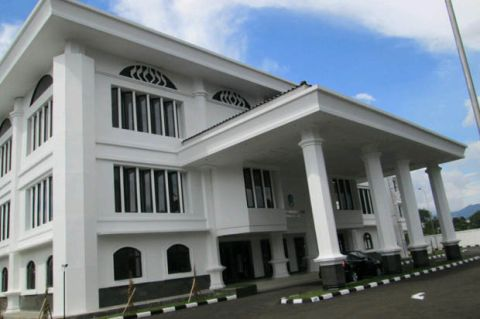
#> input picture Praktikum 10/katanyagedungdprd.jpg, 480 x 319 px
$ jupyter execute 'Corner Detector_P4.ipynb'
#> lines starting #> are read from the running program, lines starting #| are printed output that depends on the picture
[cell 1]
# Menggunakan Shi-Tomasi GFTT untuk deteksi ujung (corner detection)
import numpy as np
import cv2
from matplotlib import pyplot as plt
# gunakan gambar
img = cv2.imread('katanyagedungdprd.jpg')
#> img is the input picture: shape (319, 480, 3); mean B, G, R 135.3, 128.7, 119.3
gray = cv2.cvtColor(img,cv2.COLOR_BGR2GRAY)
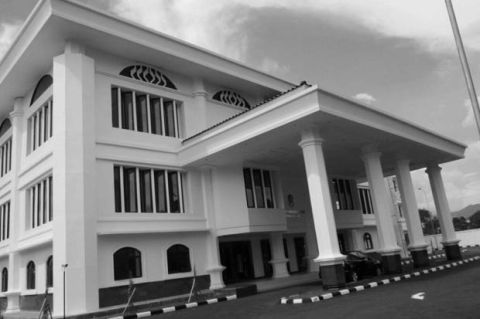
#> gray: shape (319, 480); min 0, max 241, mean 126.6
# deteksi pojok dengan GFTT
corners = cv2.goodFeaturesToTrack(gray,1000,0.01,10)
#> corners = 268 rows, first 8: [425, 168], [38, 225], [49, 220], [439, 165], [355, 287], [51, 255], [3, 239], [120, 211]
corners = np.int0(corners)
# menampilkan jumlah titik terdeteksi dengan fungsi numpy (np.ndarray.shape)
print("jumlah titik terdeteksi = ", corners.shape[0])
#| jumlah titik terdeteksi =  268
# untuk ditampilkan di Matplotlib, urutan band dibalik
rgb = cv2.cvtColor(img,cv2.COLOR_BGR2RGB)
# perbesar ukuran hasil plotting
plt.rcParams["figure.figsize"] = (10,10)
# untuk tiap pojok yang terdeteksi, munculkan pada gambar
for i in corners:
    x,y = i.ravel()
    cv2.circle(rgb,(x,y),3,255,-1)
#> this loop made 268 passes
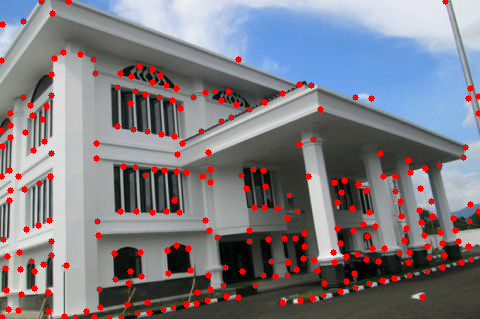
#> rgb: shape (319, 480, 3); mean R, G, B 127.1, 123.5, 130.2
plt.imshow(rgb),plt.show()

$ run again, with Praktikum 10/eful.jpg copied over Praktikum 10/katanyagedungdprd.jpg
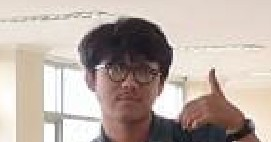
#> input picture Praktikum 10/eful.jpg, 271 x 142 px
#> img is the input picture: shape (142, 271, 3); mean B, G, R 165.6, 173.4, 186.9
#> `gray = cv2.cvtColor(img,cv2.COLOR_BGR2GRAY)`:
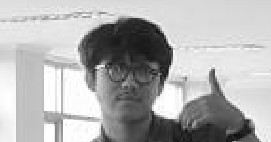
#> gray: shape (142, 271); min 10, max 255, mean 176.5
#> corners = 93 rows, first 8: [103, 66], [213, 69], [245, 118], [159, 73], [153, 111], [186, 77], [158, 95], [59, 112]
#| jumlah titik terdeteksi =  93
#> the loop `for i in corners:` made 93 passes
#> after the loop `for i in corners:`:
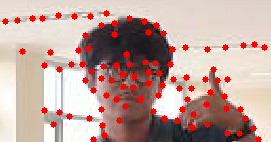
#> rgb: shape (142, 271, 3); mean R, G, B 193.5, 163.3, 156
